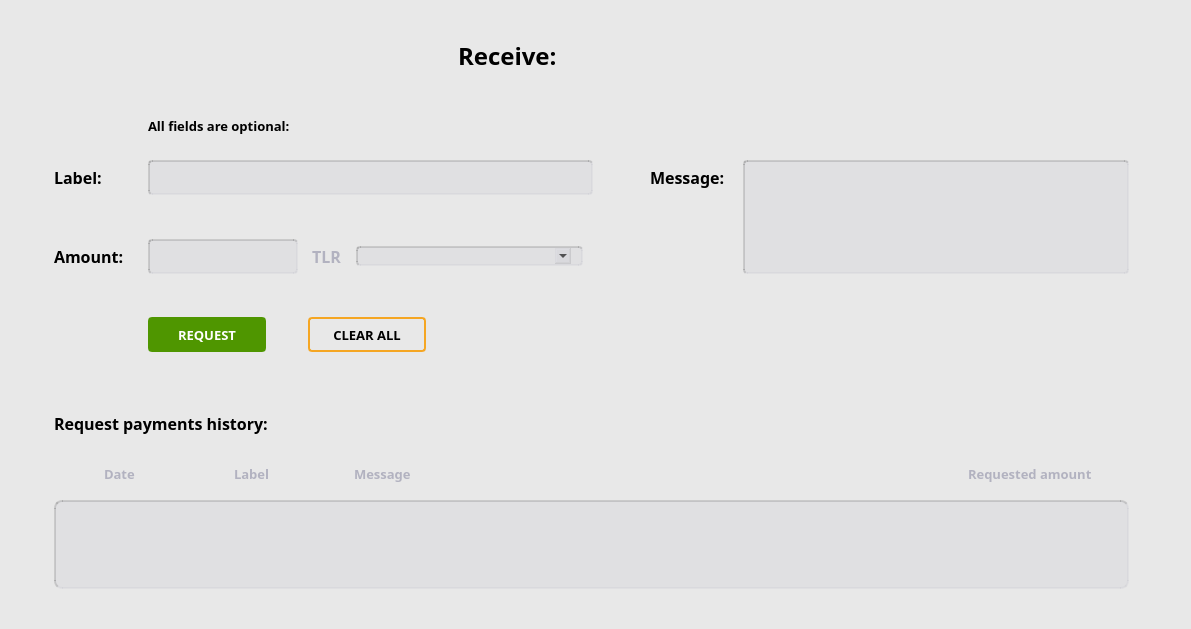
<?xml version="1.0" encoding="UTF-8"?>
<ui version="4.0">
 <class>ReceiveCoinsDialog</class>
 <widget class="QWidget" name="ReceiveCoinsDialog">
  <property name="geometry">
   <rect>
    <x>0</x>
    <y>0</y>
    <width>1191</width>
    <height>629</height>
   </rect>
  </property>
  <property name="styleSheet">
   <string notr="true">background-color: #e8e8e8;</string>
  </property>
  <layout class="QVBoxLayout" name="verticalLayout">
   <property name="spacing">
    <number>0</number>
   </property>
   <property name="leftMargin">
    <number>54</number>
   </property>
   <property name="topMargin">
    <number>40</number>
   </property>
   <property name="rightMargin">
    <number>62</number>
   </property>
   <property name="bottomMargin">
    <number>40</number>
   </property>
   <item>
    <layout class="QHBoxLayout" name="priceLayout">
     <property name="spacing">
      <number>0</number>
     </property>
     <property name="bottomMargin">
      <number>46</number>
     </property>
     <item>
      <widget class="QLabel" name="label">
       <property name="sizePolicy">
        <sizepolicy hsizetype="Fixed" vsizetype="Fixed">
         <horstretch>0</horstretch>
         <verstretch>0</verstretch>
        </sizepolicy>
       </property>
       <property name="minimumSize">
        <size>
         <width>267</width>
         <height>31</height>
        </size>
       </property>
       <property name="maximumSize">
        <size>
         <width>267</width>
         <height>31</height>
        </size>
       </property>
       <property name="font">
        <font>
         <family>Roboto Mono</family>
         <pointsize>-1</pointsize>
         <weight>62</weight>
         <bold>true</bold>
        </font>
       </property>
       <property name="styleSheet">
        <string notr="true">font-family: &quot;Roboto Mono&quot;;
font-size: 24px;
font-weight: 500;</string>
       </property>
       <property name="text">
        <string>Receive:</string>
       </property>
      </widget>
     </item>
    </layout>
   </item>
   <item>
    <layout class="QHBoxLayout" name="horizontalLayout_2">
     <property name="spacing">
      <number>0</number>
     </property>
     <item>
      <layout class="QVBoxLayout" name="verticalLayout_2">
       <property name="spacing">
        <number>0</number>
       </property>
       <item>
        <layout class="QHBoxLayout" name="horizontalLayout_7">
         <property name="spacing">
          <number>0</number>
         </property>
         <property name="topMargin">
          <number>0</number>
         </property>
         <property name="bottomMargin">
          <number>26</number>
         </property>
         <item>
          <widget class="QFrame" name="frame">
           <property name="sizePolicy">
            <sizepolicy hsizetype="Fixed" vsizetype="Preferred">
             <horstretch>0</horstretch>
             <verstretch>0</verstretch>
            </sizepolicy>
           </property>
           <property name="minimumSize">
            <size>
             <width>94</width>
             <height>0</height>
            </size>
           </property>
           <property name="maximumSize">
            <size>
             <width>94</width>
             <height>16777215</height>
            </size>
           </property>
           <property name="frameShape">
            <enum>QFrame::NoFrame</enum>
           </property>
           <property name="frameShadow">
            <enum>QFrame::Raised</enum>
           </property>
          </widget>
         </item>
         <item>
          <widget class="QLabel" name="label_6">
           <property name="sizePolicy">
            <sizepolicy hsizetype="Preferred" vsizetype="Fixed">
             <horstretch>0</horstretch>
             <verstretch>0</verstretch>
            </sizepolicy>
           </property>
           <property name="minimumSize">
            <size>
             <width>0</width>
             <height>17</height>
            </size>
           </property>
           <property name="maximumSize">
            <size>
             <width>16777215</width>
             <height>17</height>
            </size>
           </property>
           <property name="font">
            <font>
             <family>Roboto Mono</family>
             <pointsize>-1</pointsize>
             <weight>62</weight>
             <bold>true</bold>
            </font>
           </property>
           <property name="styleSheet">
            <string notr="true">font-family: &quot;Roboto Mono&quot;;
font-size: 13px;
font-weight: 500;</string>
           </property>
           <property name="frameShape">
            <enum>QFrame::NoFrame</enum>
           </property>
           <property name="text">
            <string>All fields are optional:</string>
           </property>
          </widget>
         </item>
        </layout>
       </item>
       <item>
        <layout class="QHBoxLayout" name="horizontalLayout_5">
         <property name="spacing">
          <number>0</number>
         </property>
         <property name="topMargin">
          <number>0</number>
         </property>
         <property name="bottomMargin">
          <number>44</number>
         </property>
         <item>
          <widget class="QLabel" name="label_3">
           <property name="sizePolicy">
            <sizepolicy hsizetype="Fixed" vsizetype="Fixed">
             <horstretch>0</horstretch>
             <verstretch>0</verstretch>
            </sizepolicy>
           </property>
           <property name="minimumSize">
            <size>
             <width>94</width>
             <height>35</height>
            </size>
           </property>
           <property name="maximumSize">
            <size>
             <width>94</width>
             <height>35</height>
            </size>
           </property>
           <property name="font">
            <font>
             <family>Roboto Mono</family>
             <pointsize>-1</pointsize>
             <weight>62</weight>
             <bold>true</bold>
            </font>
           </property>
           <property name="styleSheet">
            <string notr="true">font-family: &quot;Roboto Mono&quot;;
font-size: 16px;
font-weight: 500;</string>
           </property>
           <property name="text">
            <string>Label:</string>
           </property>
          </widget>
         </item>
         <item>
          <widget class="QLineEdit" name="reqLabel">
           <property name="sizePolicy">
            <sizepolicy hsizetype="Fixed" vsizetype="Fixed">
             <horstretch>0</horstretch>
             <verstretch>0</verstretch>
            </sizepolicy>
           </property>
           <property name="minimumSize">
            <size>
             <width>445</width>
             <height>35</height>
            </size>
           </property>
           <property name="maximumSize">
            <size>
             <width>445</width>
             <height>35</height>
            </size>
           </property>
           <property name="font">
            <font>
             <family>Roboto Mono</family>
            </font>
           </property>
           <property name="styleSheet">
            <string notr="true">background-color: rgba(170, 170, 186, 33);
border-top: 2px inset rgba(0, 0, 0, 33); 
border-left: 2px inset rgba(0, 0, 0, 33); 
border-bottom: 2px solid rgba(170, 170, 186, 33); 
border-right: 2px solid rgba(170, 170, 186, 33); 
border-radius: 4px;
font-family: &quot;Roboto Mono&quot;;</string>
           </property>
          </widget>
         </item>
        </layout>
       </item>
       <item>
        <layout class="QHBoxLayout" name="horizontalLayout_6">
         <property name="spacing">
          <number>0</number>
         </property>
         <property name="topMargin">
          <number>0</number>
         </property>
         <property name="bottomMargin">
          <number>43</number>
         </property>
         <item>
          <widget class="QLabel" name="label_4">
           <property name="sizePolicy">
            <sizepolicy hsizetype="Fixed" vsizetype="Preferred">
             <horstretch>0</horstretch>
             <verstretch>0</verstretch>
            </sizepolicy>
           </property>
           <property name="minimumSize">
            <size>
             <width>94</width>
             <height>0</height>
            </size>
           </property>
           <property name="maximumSize">
            <size>
             <width>94</width>
             <height>16777215</height>
            </size>
           </property>
           <property name="font">
            <font>
             <family>Roboto Mono</family>
             <pointsize>-1</pointsize>
             <weight>62</weight>
             <bold>true</bold>
            </font>
           </property>
           <property name="styleSheet">
            <string notr="true">font-family: &quot;Roboto Mono&quot;;
font-size: 16px;
font-weight: 500;</string>
           </property>
           <property name="text">
            <string>Amount:</string>
           </property>
          </widget>
         </item>
         <item>
          <widget class="BitcoinAmountField" name="reqAmount">
           <property name="sizePolicy">
            <sizepolicy hsizetype="Fixed" vsizetype="Fixed">
             <horstretch>0</horstretch>
             <verstretch>0</verstretch>
            </sizepolicy>
           </property>
           <property name="minimumSize">
            <size>
             <width>160</width>
             <height>35</height>
            </size>
           </property>
           <property name="maximumSize">
            <size>
             <width>160</width>
             <height>35</height>
            </size>
           </property>
           <property name="font">
            <font>
             <family>Roboto Mono</family>
            </font>
           </property>
           <property name="styleSheet">
            <string notr="true">background-color: rgba(170, 170, 186, 33);
border-top: 2px inset rgba(0, 0, 0, 33); 
border-left: 2px inset rgba(0, 0, 0, 33); 
border-bottom: 2px solid rgba(170, 170, 186, 33); 
border-right: 2px solid rgba(170, 170, 186, 33); 
border-radius: 4px;
margin-right: 10px;
font-family: &quot;Roboto Mono&quot;;</string>
           </property>
          </widget>
         </item>
         <item>
          <widget class="QLabel" name="label_5">
           <property name="sizePolicy">
            <sizepolicy hsizetype="Fixed" vsizetype="Preferred">
             <horstretch>0</horstretch>
             <verstretch>0</verstretch>
            </sizepolicy>
           </property>
           <property name="font">
            <font>
             <family>Roboto Mono</family>
             <pointsize>-1</pointsize>
             <weight>62</weight>
             <bold>true</bold>
            </font>
           </property>
           <property name="styleSheet">
            <string notr="true">color: #b2b2c0;
font-family: &quot;Roboto Mono&quot;;
font-size: 16px;
font-weight: 500;
margin-right: 10px;</string>
           </property>
           <property name="text">
            <string>TLR</string>
           </property>
          </widget>
         </item>
         <item>
          <widget class="QComboBox" name="comboBox_useTypeAddress">
           <property name="styleSheet">
            <string notr="true">background-color: rgba(170, 170, 186, 33);
border-top: 2px inset rgba(0, 0, 0, 33); 
border-left: 2px inset rgba(0, 0, 0, 33); 
border-bottom: 2px solid rgba(170, 170, 186, 33); 
border-right: 2px solid rgba(170, 170, 186, 33); 
border-radius: 4px;
margin-right: 10px;
font-family: &quot;Roboto Mono&quot;;</string>
           </property>
           <property name="editable">
            <bool>false</bool>
           </property>
          </widget>
         </item>
        </layout>
       </item>
      </layout>
     </item>
     <item>
      <spacer name="horizontalSpacer_2">
       <property name="orientation">
        <enum>Qt::Horizontal</enum>
       </property>
       <property name="sizeHint" stdset="0">
        <size>
         <width>40</width>
         <height>20</height>
        </size>
       </property>
      </spacer>
     </item>
     <item>
      <layout class="QHBoxLayout" name="horizontalLayout_4">
       <property name="spacing">
        <number>18</number>
       </property>
       <property name="leftMargin">
        <number>10</number>
       </property>
       <property name="topMargin">
        <number>43</number>
       </property>
       <property name="bottomMargin">
        <number>0</number>
       </property>
       <item alignment="Qt::AlignTop">
        <widget class="QLabel" name="label_2">
         <property name="sizePolicy">
          <sizepolicy hsizetype="Preferred" vsizetype="Fixed">
           <horstretch>0</horstretch>
           <verstretch>0</verstretch>
          </sizepolicy>
         </property>
         <property name="minimumSize">
          <size>
           <width>0</width>
           <height>35</height>
          </size>
         </property>
         <property name="maximumSize">
          <size>
           <width>16777215</width>
           <height>35</height>
          </size>
         </property>
         <property name="font">
          <font>
           <family>Roboto Mono</family>
           <pointsize>-1</pointsize>
           <weight>62</weight>
           <bold>true</bold>
          </font>
         </property>
         <property name="styleSheet">
          <string notr="true">font-family: &quot;Roboto Mono&quot;;
font-size: 16px;
font-weight: 500;</string>
         </property>
         <property name="text">
          <string>Message:</string>
         </property>
         <property name="alignment">
          <set>Qt::AlignLeading|Qt::AlignLeft|Qt::AlignVCenter</set>
         </property>
        </widget>
       </item>
       <item alignment="Qt::AlignTop">
        <widget class="QTextEdit" name="reqMessage">
         <property name="sizePolicy">
          <sizepolicy hsizetype="Fixed" vsizetype="Fixed">
           <horstretch>0</horstretch>
           <verstretch>0</verstretch>
          </sizepolicy>
         </property>
         <property name="minimumSize">
          <size>
           <width>386</width>
           <height>114</height>
          </size>
         </property>
         <property name="maximumSize">
          <size>
           <width>386</width>
           <height>114</height>
          </size>
         </property>
         <property name="font">
          <font>
           <family>Roboto Mono</family>
          </font>
         </property>
         <property name="styleSheet">
          <string notr="true">background-color: rgba(170, 170, 186, 33);
border-top: 2px inset rgba(0, 0, 0, 33); 
border-left: 2px inset rgba(0, 0, 0, 33); 
border-bottom: 2px solid rgba(170, 170, 186, 33); 
border-right: 2px solid rgba(170, 170, 186, 33); 
border-radius: 4px;
font-family: &quot;Roboto Mono&quot;;</string>
         </property>
        </widget>
       </item>
      </layout>
     </item>
    </layout>
   </item>
   <item>
    <layout class="QHBoxLayout" name="horizontalLayout_8">
     <property name="spacing">
      <number>0</number>
     </property>
     <property name="bottomMargin">
      <number>60</number>
     </property>
     <item>
      <widget class="QFrame" name="frame_2">
       <property name="sizePolicy">
        <sizepolicy hsizetype="Fixed" vsizetype="Preferred">
         <horstretch>0</horstretch>
         <verstretch>0</verstretch>
        </sizepolicy>
       </property>
       <property name="minimumSize">
        <size>
         <width>94</width>
         <height>0</height>
        </size>
       </property>
       <property name="maximumSize">
        <size>
         <width>94</width>
         <height>16777215</height>
        </size>
       </property>
       <property name="frameShape">
        <enum>QFrame::NoFrame</enum>
       </property>
       <property name="frameShadow">
        <enum>QFrame::Raised</enum>
       </property>
      </widget>
     </item>
     <item>
      <widget class="QPushButton" name="receiveButton">
       <property name="sizePolicy">
        <sizepolicy hsizetype="Fixed" vsizetype="Fixed">
         <horstretch>0</horstretch>
         <verstretch>0</verstretch>
        </sizepolicy>
       </property>
       <property name="minimumSize">
        <size>
         <width>118</width>
         <height>35</height>
        </size>
       </property>
       <property name="maximumSize">
        <size>
         <width>118</width>
         <height>35</height>
        </size>
       </property>
       <property name="font">
        <font>
         <family>Roboto Mono</family>
         <pointsize>-1</pointsize>
         <weight>87</weight>
         <bold>true</bold>
        </font>
       </property>
       <property name="styleSheet">
        <string notr="true">background-color: #4f9600;
color: #ffffff;
border: 2px solid #4f9600;
border-radius: 4px;
font-family: &quot;Roboto Mono&quot;;
font-size: 13px;
font-weight: 700;</string>
       </property>
       <property name="text">
        <string>REQUEST</string>
       </property>
      </widget>
     </item>
     <item>
      <widget class="QFrame" name="frame_3">
       <property name="sizePolicy">
        <sizepolicy hsizetype="Fixed" vsizetype="Preferred">
         <horstretch>0</horstretch>
         <verstretch>0</verstretch>
        </sizepolicy>
       </property>
       <property name="minimumSize">
        <size>
         <width>42</width>
         <height>0</height>
        </size>
       </property>
       <property name="maximumSize">
        <size>
         <width>42</width>
         <height>16777215</height>
        </size>
       </property>
       <property name="frameShape">
        <enum>QFrame::NoFrame</enum>
       </property>
       <property name="frameShadow">
        <enum>QFrame::Raised</enum>
       </property>
      </widget>
     </item>
     <item>
      <widget class="QPushButton" name="clearButton">
       <property name="sizePolicy">
        <sizepolicy hsizetype="Fixed" vsizetype="Fixed">
         <horstretch>0</horstretch>
         <verstretch>0</verstretch>
        </sizepolicy>
       </property>
       <property name="minimumSize">
        <size>
         <width>118</width>
         <height>35</height>
        </size>
       </property>
       <property name="maximumSize">
        <size>
         <width>118</width>
         <height>35</height>
        </size>
       </property>
       <property name="font">
        <font>
         <family>Roboto Mono</family>
         <pointsize>-1</pointsize>
         <weight>87</weight>
         <bold>true</bold>
        </font>
       </property>
       <property name="styleSheet">
        <string notr="true">background-color: transparent;
border: 2px solid #f5a623;
border-radius: 4px;
font-family: &quot;Roboto Mono&quot;;
font-size: 13px;
font-weight: 700;</string>
       </property>
       <property name="text">
        <string>CLEAR ALL</string>
       </property>
      </widget>
     </item>
     <item>
      <spacer name="horizontalSpacer_3">
       <property name="orientation">
        <enum>Qt::Horizontal</enum>
       </property>
       <property name="sizeHint" stdset="0">
        <size>
         <width>40</width>
         <height>20</height>
        </size>
       </property>
      </spacer>
     </item>
    </layout>
   </item>
   <item>
    <spacer name="verticalSpacer">
     <property name="orientation">
      <enum>Qt::Vertical</enum>
     </property>
     <property name="sizeHint" stdset="0">
      <size>
       <width>20</width>
       <height>40</height>
      </size>
     </property>
    </spacer>
   </item>
   <item>
    <layout class="QHBoxLayout" name="horizontalLayout_3">
     <property name="spacing">
      <number>0</number>
     </property>
     <property name="bottomMargin">
      <number>30</number>
     </property>
     <item>
      <widget class="QLabel" name="label_7">
       <property name="font">
        <font>
         <family>Roboto Mono</family>
         <pointsize>-1</pointsize>
         <weight>62</weight>
         <bold>true</bold>
        </font>
       </property>
       <property name="styleSheet">
        <string notr="true">font-family: &quot;Roboto Mono&quot;;
font-size: 16px;
font-weight: 500;</string>
       </property>
       <property name="text">
        <string>Request payments history:</string>
       </property>
      </widget>
     </item>
     <item>
      <spacer name="horizontalSpacer">
       <property name="orientation">
        <enum>Qt::Horizontal</enum>
       </property>
       <property name="sizeHint" stdset="0">
        <size>
         <width>40</width>
         <height>20</height>
        </size>
       </property>
      </spacer>
     </item>
    </layout>
   </item>
   <item>
    <layout class="QHBoxLayout" name="horizontalLayout_9">
     <property name="spacing">
      <number>0</number>
     </property>
     <property name="bottomMargin">
      <number>17</number>
     </property>
     <item>
      <widget class="QLabel" name="label_8">
       <property name="sizePolicy">
        <sizepolicy hsizetype="Fixed" vsizetype="Preferred">
         <horstretch>0</horstretch>
         <verstretch>0</verstretch>
        </sizepolicy>
       </property>
       <property name="minimumSize">
        <size>
         <width>130</width>
         <height>0</height>
        </size>
       </property>
       <property name="maximumSize">
        <size>
         <width>130</width>
         <height>16777215</height>
        </size>
       </property>
       <property name="font">
        <font>
         <family>Roboto Mono</family>
         <pointsize>-1</pointsize>
         <weight>62</weight>
         <bold>true</bold>
        </font>
       </property>
       <property name="styleSheet">
        <string notr="true">font-family: &quot;Roboto Mono&quot;;
font-size: 13px;
font-weight: 500;
color: #b2b2c0;
padding-left: 46px;</string>
       </property>
       <property name="text">
        <string>Date</string>
       </property>
      </widget>
     </item>
     <item>
      <widget class="QLabel" name="label_9">
       <property name="sizePolicy">
        <sizepolicy hsizetype="Fixed" vsizetype="Preferred">
         <horstretch>0</horstretch>
         <verstretch>0</verstretch>
        </sizepolicy>
       </property>
       <property name="minimumSize">
        <size>
         <width>120</width>
         <height>0</height>
        </size>
       </property>
       <property name="maximumSize">
        <size>
         <width>120</width>
         <height>16777215</height>
        </size>
       </property>
       <property name="font">
        <font>
         <family>Roboto Mono</family>
         <pointsize>-1</pointsize>
         <weight>62</weight>
         <bold>true</bold>
        </font>
       </property>
       <property name="styleSheet">
        <string notr="true">font-family: &quot;Roboto Mono&quot;;
font-size: 13px;
font-weight: 500;
color: #b2b2c0;
padding-left: 46px;</string>
       </property>
       <property name="text">
        <string>Label</string>
       </property>
      </widget>
     </item>
     <item>
      <widget class="QLabel" name="label_10">
       <property name="sizePolicy">
        <sizepolicy hsizetype="Expanding" vsizetype="Preferred">
         <horstretch>0</horstretch>
         <verstretch>0</verstretch>
        </sizepolicy>
       </property>
       <property name="font">
        <font>
         <family>Roboto Mono</family>
         <pointsize>-1</pointsize>
         <weight>62</weight>
         <bold>true</bold>
        </font>
       </property>
       <property name="styleSheet">
        <string notr="true">font-family: &quot;Roboto Mono&quot;;
font-size: 13px;
font-weight: 500;
color: #b2b2c0;
padding-left: 46px;</string>
       </property>
       <property name="text">
        <string>Message</string>
       </property>
      </widget>
     </item>
     <item>
      <widget class="QLabel" name="label_11">
       <property name="sizePolicy">
        <sizepolicy hsizetype="Fixed" vsizetype="Preferred">
         <horstretch>0</horstretch>
         <verstretch>0</verstretch>
        </sizepolicy>
       </property>
       <property name="minimumSize">
        <size>
         <width>180</width>
         <height>0</height>
        </size>
       </property>
       <property name="maximumSize">
        <size>
         <width>180</width>
         <height>16777215</height>
        </size>
       </property>
       <property name="font">
        <font>
         <family>Roboto Mono</family>
         <pointsize>-1</pointsize>
         <weight>62</weight>
         <bold>true</bold>
        </font>
       </property>
       <property name="styleSheet">
        <string notr="true">font-family: &quot;Roboto Mono&quot;;
font-size: 13px;
font-weight: 500;
color: #b2b2c0;
padding-left: 15px;</string>
       </property>
       <property name="text">
        <string>Requested amount</string>
       </property>
      </widget>
     </item>
    </layout>
   </item>
   <item>
    <widget class="QTableView" name="recentRequestsView">
     <property name="styleSheet">
      <string notr="true">background-color: rgba(170, 170, 186, 33);
border-top: 2px inset rgba(0, 0, 0, 33); 
border-left: 2px inset rgba(0, 0, 0, 33); 
border-bottom: 2px solid rgba(170, 170, 186, 33); 
border-right: 2px solid rgba(170, 170, 186, 33); 
border-radius: 8px;
padding: 4px;
font-family: &quot;Roboto Mono&quot;;</string>
     </property>
    </widget>
   </item>
  </layout>
 </widget>
 <customwidgets>
  <customwidget>
   <class>BitcoinAmountField</class>
   <extends>QLineEdit</extends>
   <header>qt/bitcoinamountfield.h</header>
   <container>1</container>
  </customwidget>
 </customwidgets>
 <resources/>
 <connections/>
</ui>
